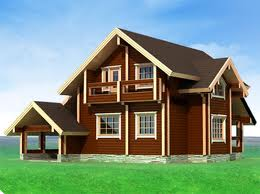
%> input picture src/src/src/водораздел/matlab/house0.jpg, 260 x 194 px
$ octave w.m   (GNU Octave 9; MATLAB toolbox functions it lacks are replaced by stand-ins)
%> lines starting %> are read from the running program, lines starting %| are printed output that depends on the picture; in (x1, y1, x2, y2) boxes, pixels count from 0 and x2, y2 are one past the last pixel; in counts of white or black regions, pixels touching at a corner belong together; the program's own positions count from 1
 rgb=imread('D:\house0.jpg');
%> rgb is the input picture: size 194x260x3 uint8; mean R, G, B 122.1, 143.6, 127.6
  I=rgb2gray(rgb);
  imshow(I);
text(732,501,'…',...
     'FontSize',7,'HorizontalAlignment','right');

 hy=fspecial('sobel');
hx=hy';
Iy=imfilter(double(I), hy, 'replicate');
Ix=imfilter(double(I), hx, 'replicate');
gradmag=sqrt(Ix.^2+Iy.^2);
figure, imshow(gradmag,[]), title('значение градиента')

L=watershed(gradmag);
Lrgb=label2rgb(L);
figure, imshow(Lrgb), title('Lrgb');

se=strel('disk', 20);
Io=imopen(I, se);
figure, imshow(Io), title('Io');

Ie=imerode(I, se);
Iobr=imreconstruct(Ie, I);
figure, imshow(Iobr), title('Iobr');

Ioc=imclose(Io, se);
figure, imshow(Ioc), title('Ioc');

Iobrd=imdilate(Iobr, se);
Iobrcbr=imreconstruct(imcomplement(Iobrd), imcomplement(Iobr));
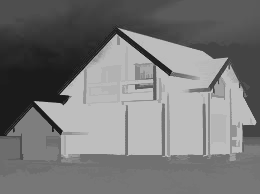
%> Iobrcbr: size 194x260 uint8; min 27, max 190, mean 119.2
Iobrcbr=imcomplement(Iobrcbr);
figure, imshow(Iobrcbr), title('Iobrcbr');

 fgm=imregionalmax(Iobrcbr);
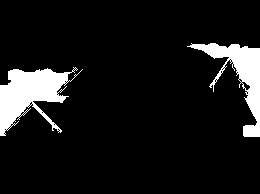
%> fgm: size 194x260 logical; 9.4% white; 2 white regions, box (x1, y1, x2, y2) and area: (0, 67, 83, 136) 2662, (187, 43, 260, 137) 2072
 figure, imshow(fgm), title('fgm');

 I2=I;
 I2(fgm)=255;
%> I2: size 194x260 uint8; min 0, max 255, mean 137.7
 figure, imshow(I2), title('fgm, наложенное на исходное изображение')

 se2=strel(ones(5, 5));
 fgm2=imclose(fgm, se2);
%> fgm2: size 194x260 logical; 10.1% white; 2 white regions, box (x1, y1, x2, y2) and area: (0, 67, 83, 136) 2880, (187, 43, 260, 137) 2218
 fgm3=imerode(fgm2, se2);
%> fgm3: size 194x260 logical; 7.5% white; 4 white regions (2 under 20 px), largest, box (x1, y1, x2, y2) and area: (0, 71, 66, 134) 2189, (196, 45, 260, 135) 1583

 fgm4=bwareaopen(fgm3, 20);
 I3=I;
 I3(fgm4)=255;
%> I3: size 194x260 uint8; min 0, max 255, mean 137.2
 figure, imshow(I3)
 title('fgm4, наложенное на исходное изображение');

   bw=im2bw(Iobrcbr, graythresh(Iobrcbr));
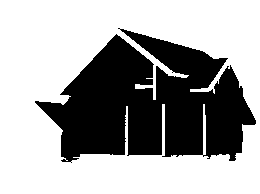
%> bw: size 194x260 logical; 64.3% white; 1 black region, box (x1, y1, x2, y2) and area: (35, 28, 256, 163) 18007
  figure, imshow(bw), title('bw')

  D=bwdist(bw);
  DL=watershed(D);
%> DL: size 194x260 uint8; every value is 1
  bgm=DL==0;
%> bgm: size 194x260 logical; every value is 0
  figure, imshow(bgm), title('bgm');

    gradmag2=imimposemin(gradmag, bgm | fgm4);
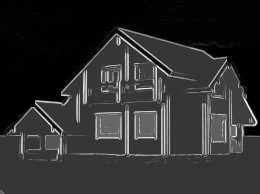
%> gradmag2: size 194x260 double; 7.48% of the values are NaN or infinite; the others: min 2.44, max 1031, mean 205.5; drawn with min black, max white, NaN and infinite black

      L=watershed(gradmag2);
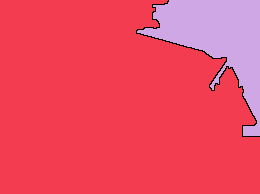
%> L: size 194x260 uint8; 3 distinct labels, from 0 to 2; one colour per label, 0 black

        I4=I;
  I4(imdilate(L==0, ones(3, 3))|bgm|fgm4)=255;
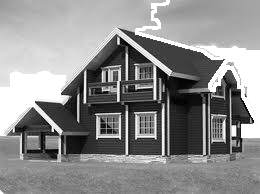
%> I4: size 194x260 uint8; min 0, max 255, mean 140.1
  figure, imshow(I4)
  title('Маркеры и границы объектов, наложенные на исходное изображение')

    Lrgb=label2rgb(L, 'jet', 'w', 'shuffle');
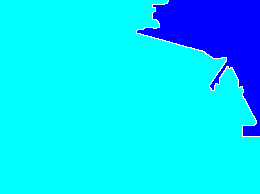
%> Lrgb: size 194x260x3 uint8; mean R, G, B 2.2, 220.5, 255
  figure, imshow(Lrgb)
  title('Lrgb')

    figure, imshow(I), hold on
  himage=imshow(Lrgb);
  set(himage, 'AlphaData', 0.3);
  title('Lrgb, наложенное на исходное изображение в полупрозрачном режиме')
%> figure, not shown here; its title reads 'Lrgb, наложенное на исходное изображение в полупрозрачном режиме'
